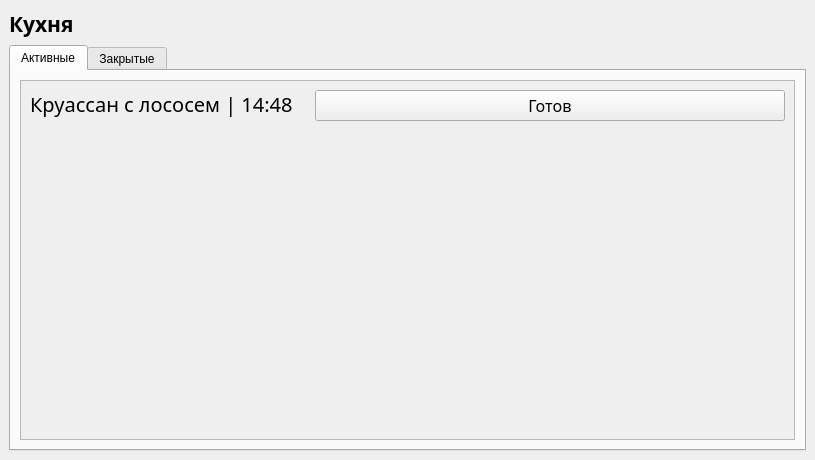
<?xml version="1.0" encoding="UTF-8"?>
<ui version="4.0">
 <class>MainWindow</class>
 <widget class="QMainWindow" name="MainWindow">
  <property name="geometry">
   <rect>
    <x>0</x>
    <y>0</y>
    <width>815</width>
    <height>460</height>
   </rect>
  </property>
  <property name="windowTitle">
   <string>MainWindow</string>
  </property>
  <widget class="QWidget" name="centralwidget">
   <layout class="QGridLayout" name="gridLayout">
    <item row="0" column="0">
     <widget class="QLabel" name="name_label">
      <property name="font">
       <font>
        <family>Century Gothic</family>
        <pointsize>16</pointsize>
        <bold>true</bold>
       </font>
      </property>
      <property name="text">
       <string>Кухня</string>
      </property>
     </widget>
    </item>
    <item row="1" column="0">
     <widget class="QTabWidget" name="tabWidget">
      <property name="currentIndex">
       <number>0</number>
      </property>
      <widget class="QWidget" name="active_order">
       <attribute name="title">
        <string>Активные</string>
       </attribute>
       <layout class="QGridLayout" name="gridLayout_4">
        <item row="0" column="0">
         <widget class="QScrollArea" name="scrollArea_2">
          <property name="widgetResizable">
           <bool>true</bool>
          </property>
          <widget class="QWidget" name="order_widg_1">
           <property name="geometry">
            <rect>
             <x>0</x>
             <y>0</y>
             <width>771</width>
             <height>361</height>
            </rect>
           </property>
           <layout class="QFormLayout" name="formLayout">
            <item row="0" column="0">
             <widget class="QLabel" name="order_lbl_1">
              <property name="font">
               <font>
                <family>Century Gothic</family>
                <pointsize>15</pointsize>
                <bold>false</bold>
               </font>
              </property>
              <property name="text">
               <string>Круассан с лососем | 14:48   </string>
              </property>
              <property name="alignment">
               <set>Qt::AlignmentFlag::AlignLeading|Qt::AlignmentFlag::AlignLeft|Qt::AlignmentFlag::AlignTop</set>
              </property>
             </widget>
            </item>
            <item row="0" column="1">
             <widget class="QPushButton" name="order_btn_1">
              <property name="font">
               <font>
                <family>Century Gothic</family>
                <pointsize>12</pointsize>
               </font>
              </property>
              <property name="autoFillBackground">
               <bool>false</bool>
              </property>
              <property name="text">
               <string>Готов</string>
              </property>
              <property name="autoDefault">
               <bool>false</bool>
              </property>
              <property name="default">
               <bool>false</bool>
              </property>
              <property name="flat">
               <bool>false</bool>
              </property>
             </widget>
            </item>
           </layout>
          </widget>
         </widget>
        </item>
       </layout>
      </widget>
      <widget class="QWidget" name="close_order">
       <attribute name="title">
        <string>Закрытые</string>
       </attribute>
       <layout class="QGridLayout" name="gridLayout_2">
        <item row="0" column="0">
         <widget class="QScrollArea" name="scrollArea">
          <property name="widgetResizable">
           <bool>true</bool>
          </property>
          <widget class="QWidget" name="scrollAreaWidgetContents">
           <property name="geometry">
            <rect>
             <x>0</x>
             <y>0</y>
             <width>771</width>
             <height>361</height>
            </rect>
           </property>
           <layout class="QFormLayout" name="formLayout_2">
            <item row="0" column="0">
             <widget class="QLabel" name="label">
              <property name="font">
               <font>
                <family>Century Gothic</family>
                <pointsize>15</pointsize>
               </font>
              </property>
              <property name="text">
               <string>Круассан с лососем | 14:48 | 15:35</string>
              </property>
              <property name="alignment">
               <set>Qt::AlignmentFlag::AlignLeading|Qt::AlignmentFlag::AlignLeft|Qt::AlignmentFlag::AlignTop</set>
              </property>
             </widget>
            </item>
            <item row="0" column="1">
             <widget class="QPushButton" name="pushButton">
              <property name="font">
               <font>
                <family>Century Gothic</family>
                <pointsize>12</pointsize>
               </font>
              </property>
              <property name="text">
               <string>Готов</string>
              </property>
             </widget>
            </item>
           </layout>
          </widget>
         </widget>
        </item>
       </layout>
      </widget>
     </widget>
    </item>
   </layout>
  </widget>
 </widget>
 <resources/>
 <connections/>
</ui>
